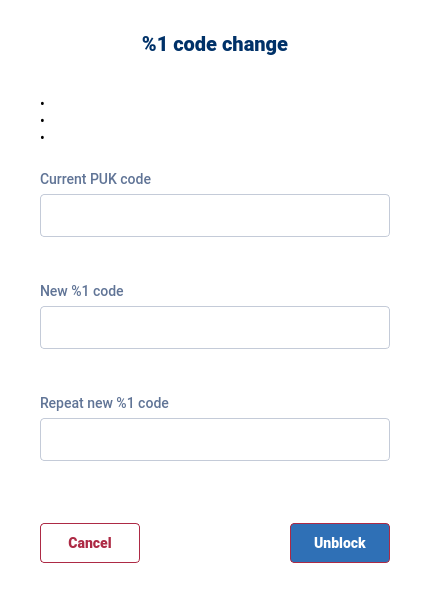
<?xml version="1.0" encoding="UTF-8"?>
<ui version="4.0">
 <class>PinUnblock</class>
 <widget class="QDialog" name="PinUnblock">
  <property name="windowModality">
   <enum>Qt::WindowModal</enum>
  </property>
  <property name="geometry">
   <rect>
    <x>0</x>
    <y>0</y>
    <width>430</width>
    <height>570</height>
   </rect>
  </property>
  <property name="styleSheet">
   <string notr="true">QWidget {
font-family: Roboto, Helvetica;
font-size: 14px;
}
#PinUnblock {
background-color: #FFFFFF;
border-radius: 4px;
}
#label {
color: #003168;
font-size: 20px;
font-weight: 700;
}
#labelPuk, #labelPin, #labelRepeat {
color: #607496;
font-weight: 500;
}
#errorPuk, #errorPin, #errorRepeat {
color: #AD2A45;
}
QLineEdit {
padding: 10px 14px;
border: 1px solid #C4CBD8;
border-radius: 4px;
color: #07142A;
placeholder-text-color: #607496;
font-size: 16px;
}
QPushButton {
padding: 0px 12px;
border-radius: 4px; 
border: 1px solid #AD2A45;
color: #AD2A45;
font-weight: 700;
}
QPushButton:hover {
background-color: #F5EBED;
}
QPushButton:pressed {
background-color: #E1C1C6;
}
QPushButton:default {
color: #ffffff;
background-color: #2F70B6;
}
QPushButton:default:hover {
background-color: #2B66A6;
}
QPushButton:default:pressed {
background-color: #215081;
}
QPushButton:default:disabled {
background-color: #2F70B6;
}</string>
  </property>
  <layout class="QVBoxLayout" name="PinUnblockLayout">
   <property name="spacing">
    <number>40</number>
   </property>
   <property name="sizeConstraint">
    <enum>QLayout::SetFixedSize</enum>
   </property>
   <property name="leftMargin">
    <number>40</number>
   </property>
   <property name="topMargin">
    <number>32</number>
   </property>
   <property name="rightMargin">
    <number>40</number>
   </property>
   <property name="bottomMargin">
    <number>32</number>
   </property>
   <item>
    <widget class="QLabel" name="label">
     <property name="minimumSize">
      <size>
       <width>350</width>
       <height>0</height>
      </size>
     </property>
     <property name="focusPolicy">
      <enum>Qt::TabFocus</enum>
     </property>
     <property name="text">
      <string notr="true">%1 code change</string>
     </property>
     <property name="alignment">
      <set>Qt::AlignCenter</set>
     </property>
    </widget>
   </item>
   <item>
    <layout class="QVBoxLayout" name="layoutContent">
     <property name="spacing">
      <number>24</number>
     </property>
     <item>
      <layout class="QGridLayout" name="infoBoxLayout">
       <property name="spacing">
        <number>0</number>
       </property>
       <item row="0" column="0">
        <widget class="QLabel" name="line1_bullet">
         <property name="minimumSize">
          <size>
           <width>15</width>
           <height>0</height>
          </size>
         </property>
         <property name="maximumSize">
          <size>
           <width>15</width>
           <height>16777215</height>
          </size>
         </property>
         <property name="text">
          <string notr="true">&amp;bull;</string>
         </property>
         <property name="textFormat">
          <enum>Qt::RichText</enum>
         </property>
         <property name="alignment">
          <set>Qt::AlignLeading|Qt::AlignLeft|Qt::AlignTop</set>
         </property>
        </widget>
       </item>
       <item row="0" column="1">
        <widget class="QLabel" name="line1_text">
         <property name="focusPolicy">
          <enum>Qt::TabFocus</enum>
         </property>
         <property name="textFormat">
          <enum>Qt::RichText</enum>
         </property>
         <property name="wordWrap">
          <bool>true</bool>
         </property>
         <property name="openExternalLinks">
          <bool>true</bool>
         </property>
        </widget>
       </item>
       <item row="1" column="0">
        <widget class="QLabel" name="line2_bullet">
         <property name="minimumSize">
          <size>
           <width>15</width>
           <height>0</height>
          </size>
         </property>
         <property name="maximumSize">
          <size>
           <width>15</width>
           <height>16777215</height>
          </size>
         </property>
         <property name="text">
          <string notr="true">&amp;bull;</string>
         </property>
         <property name="textFormat">
          <enum>Qt::RichText</enum>
         </property>
         <property name="alignment">
          <set>Qt::AlignLeading|Qt::AlignLeft|Qt::AlignTop</set>
         </property>
        </widget>
       </item>
       <item row="1" column="1">
        <widget class="QLabel" name="line2_text">
         <property name="focusPolicy">
          <enum>Qt::TabFocus</enum>
         </property>
         <property name="textFormat">
          <enum>Qt::RichText</enum>
         </property>
         <property name="wordWrap">
          <bool>true</bool>
         </property>
         <property name="openExternalLinks">
          <bool>true</bool>
         </property>
        </widget>
       </item>
       <item row="2" column="0">
        <widget class="QLabel" name="line3_bullet">
         <property name="minimumSize">
          <size>
           <width>15</width>
           <height>0</height>
          </size>
         </property>
         <property name="maximumSize">
          <size>
           <width>15</width>
           <height>16777215</height>
          </size>
         </property>
         <property name="text">
          <string notr="true">&amp;bull;</string>
         </property>
         <property name="textFormat">
          <enum>Qt::RichText</enum>
         </property>
         <property name="alignment">
          <set>Qt::AlignLeading|Qt::AlignLeft|Qt::AlignTop</set>
         </property>
        </widget>
       </item>
       <item row="2" column="1">
        <widget class="QLabel" name="line3_text">
         <property name="focusPolicy">
          <enum>Qt::TabFocus</enum>
         </property>
         <property name="textFormat">
          <enum>Qt::RichText</enum>
         </property>
         <property name="wordWrap">
          <bool>true</bool>
         </property>
         <property name="openExternalLinks">
          <bool>true</bool>
         </property>
        </widget>
       </item>
      </layout>
     </item>
     <item>
      <layout class="QVBoxLayout" name="inputAndLabelPukLayout">
       <property name="spacing">
        <number>6</number>
       </property>
       <item>
        <widget class="QLabel" name="labelPuk">
         <property name="text">
          <string>Current PUK code</string>
         </property>
         <property name="buddy">
          <cstring>puk</cstring>
         </property>
        </widget>
       </item>
       <item>
        <widget class="QLineEdit" name="puk">
         <property name="minimumSize">
          <size>
           <width>0</width>
           <height>40</height>
          </size>
         </property>
         <property name="echoMode">
          <enum>QLineEdit::Password</enum>
         </property>
        </widget>
       </item>
       <item>
        <widget class="QLabel" name="errorPuk"/>
       </item>
      </layout>
     </item>
     <item>
      <layout class="QVBoxLayout" name="inputAndLabelPinLayout">
       <property name="spacing">
        <number>6</number>
       </property>
       <item>
        <widget class="QLabel" name="labelPin">
         <property name="text">
          <string>New %1 code</string>
         </property>
         <property name="buddy">
          <cstring>pin</cstring>
         </property>
        </widget>
       </item>
       <item>
        <widget class="QLineEdit" name="pin">
         <property name="minimumSize">
          <size>
           <width>0</width>
           <height>40</height>
          </size>
         </property>
         <property name="echoMode">
          <enum>QLineEdit::Password</enum>
         </property>
        </widget>
       </item>
       <item>
        <widget class="QLabel" name="errorPin"/>
       </item>
      </layout>
     </item>
     <item>
      <layout class="QVBoxLayout" name="inputAndLabelPinRepeatLayout">
       <property name="spacing">
        <number>6</number>
       </property>
       <item>
        <widget class="QLabel" name="labelRepeat">
         <property name="text">
          <string>Repeat new %1 code</string>
         </property>
         <property name="buddy">
          <cstring>repeat</cstring>
         </property>
        </widget>
       </item>
       <item>
        <widget class="QLineEdit" name="repeat">
         <property name="minimumSize">
          <size>
           <width>0</width>
           <height>40</height>
          </size>
         </property>
         <property name="echoMode">
          <enum>QLineEdit::Password</enum>
         </property>
        </widget>
       </item>
       <item>
        <widget class="QLabel" name="errorRepeat"/>
       </item>
      </layout>
     </item>
    </layout>
   </item>
   <item>
    <layout class="QHBoxLayout" name="buttonLayout">
     <property name="spacing">
      <number>0</number>
     </property>
     <item>
      <widget class="QPushButton" name="cancel">
       <property name="minimumSize">
        <size>
         <width>100</width>
         <height>40</height>
        </size>
       </property>
       <property name="cursor">
        <cursorShape>PointingHandCursor</cursorShape>
       </property>
       <property name="text">
        <string>Cancel</string>
       </property>
       <property name="autoDefault">
        <bool>false</bool>
       </property>
      </widget>
     </item>
     <item>
      <spacer name="horizontalSpacer">
       <property name="orientation">
        <enum>Qt::Horizontal</enum>
       </property>
       <property name="sizeHint" stdset="0">
        <size>
         <width>40</width>
         <height>20</height>
        </size>
       </property>
      </spacer>
     </item>
     <item>
      <widget class="QPushButton" name="change">
       <property name="minimumSize">
        <size>
         <width>100</width>
         <height>40</height>
        </size>
       </property>
       <property name="cursor">
        <cursorShape>PointingHandCursor</cursorShape>
       </property>
       <property name="text">
        <string>Unblock</string>
       </property>
       <property name="default">
        <bool>true</bool>
       </property>
      </widget>
     </item>
    </layout>
   </item>
  </layout>
 </widget>
 <resources/>
 <connections/>
</ui>
